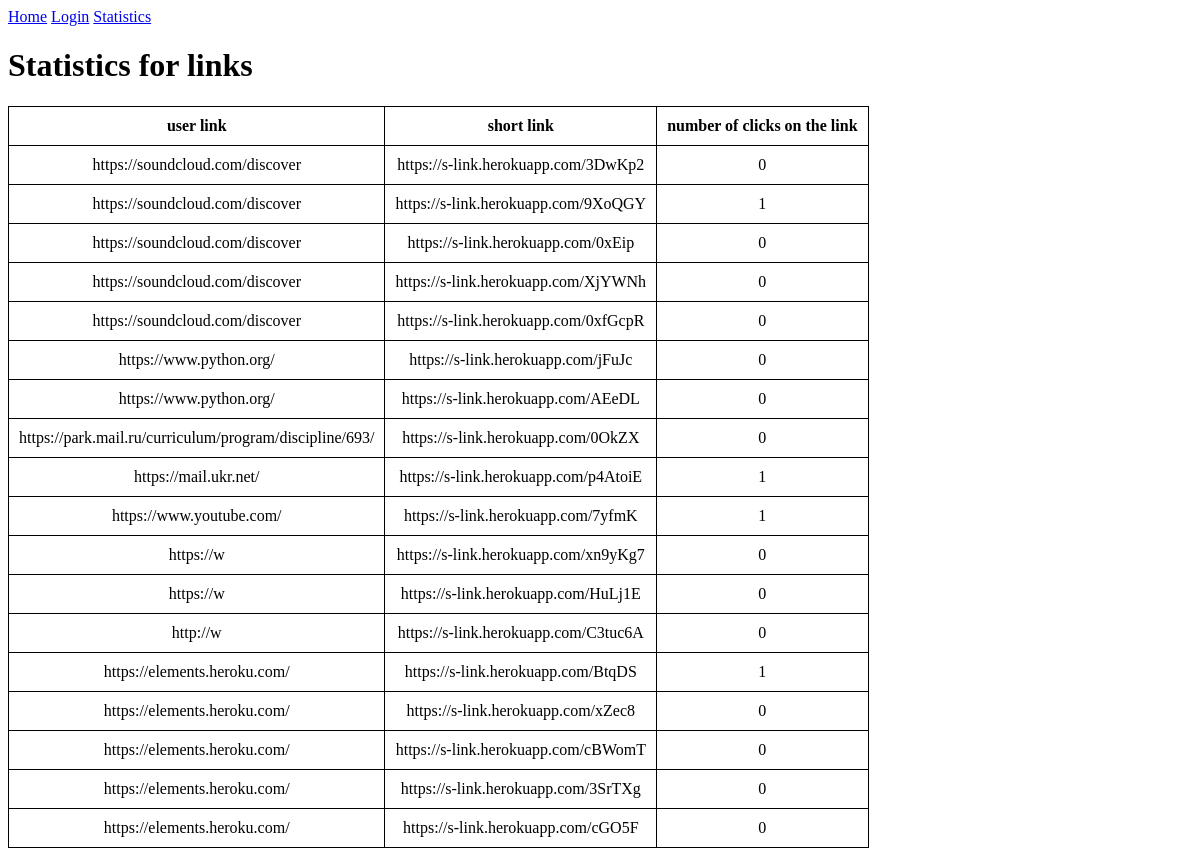
The page /stat on the database as committed earlier.
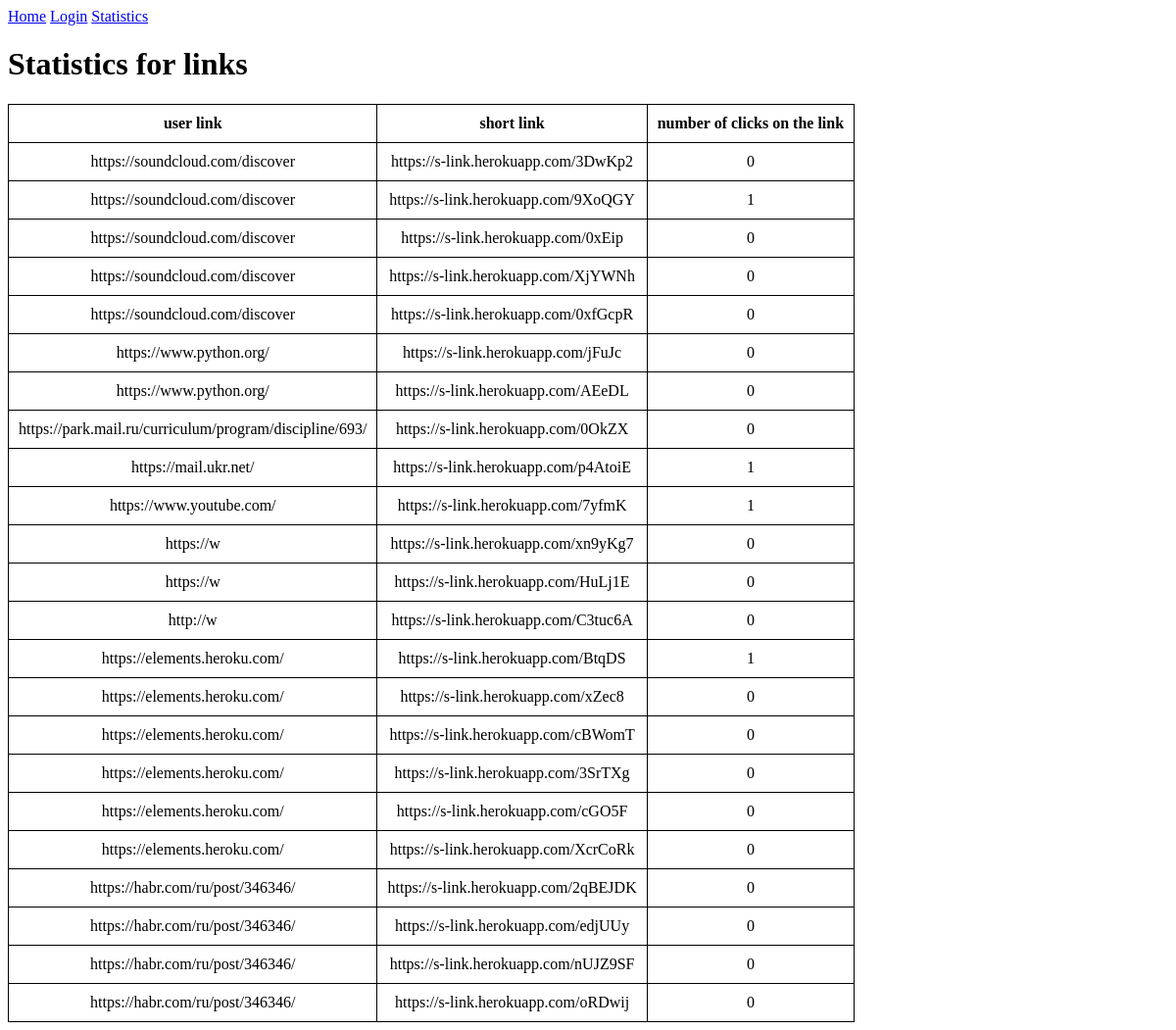
The same page on the database as committed later.
### app/models.py (models this page shows, shortened)
class Url(db.Model):
    id = db.Column(db.Integer, primary_key=True)
    url_link = db.Column(db.String(140))
    short_link = db.Column(db.String(40), unique=True)
    timestamp = db.Column(db.DateTime, index=True, default=datetime.utcnow)
    r_count = db.Column(db.Integer, default=0)
    user_id = db.Column(db.Integer, db.ForeignKey('user.id'))

### app/routes.py (the view)
@app.route('/stat', methods=['GET', 'POST'])
def stat():
    urls = Url.query.all()
    return render_template('statistics.html', urls=urls)

### app/templates/statistics.html (shortened to what this page needs)
            <div>
                <a href="{{ url_for('index') }}">Home</a>
                {% if current_user.is_anonymous %}
                <a href="{{ url_for('login') }}">Login</a>
                <a href="{{ url_for('stat') }}">Statistics</a>
                {% else %}
                <a href="{{ url_for('user', username=current_user.username) }}">Profile</a>
                <a href="{{ url_for('logout') }}">Logout</a>
                <a href="{{ url_for('stat') }}">Statistics</a>
                {% endif %}
            </div>
{% block content %}
    <h1>Statistics for links</h1>
    <table>
        <tr>
            <th>user link</th>
            <th>short link</th>
            <th>number of clicks on the link</th>
        </tr>
    {% for u in urls %}
        <tr>
            <td>{{ u.url_link}} </td>
            <td>https://s-link.herokuapp.com/{{u.short_link}} </td>
            <td>{{u.r_count}} </td>
        </tr>
    {% endfor %}
    </table>
{% endblock %}

### app/templates/statistics.html (style rules this page uses)
th, td { padding: 10px; text-align:center ; }
table, th, td { border: 1px solid black; border-collapse: collapse; }

Rows that differ between the two databases and show on the page:
added Url: url_link "https://elements.heroku.com/", short_link "XcrCoRk", r_count "0"
added Url: url_link "https://habr.com/ru/post/346346/", short_link "2qBEJDK", r_count "0"
added Url: url_link "https://habr.com/ru/post/346346/", short_link "edjUUy", r_count "0"
added Url: url_link "https://habr.com/ru/post/346346/", short_link "nUJZ9SF", r_count "0"
added Url: url_link "https://habr.com/ru/post/346346/", short_link "oRDwij", r_count "0"
